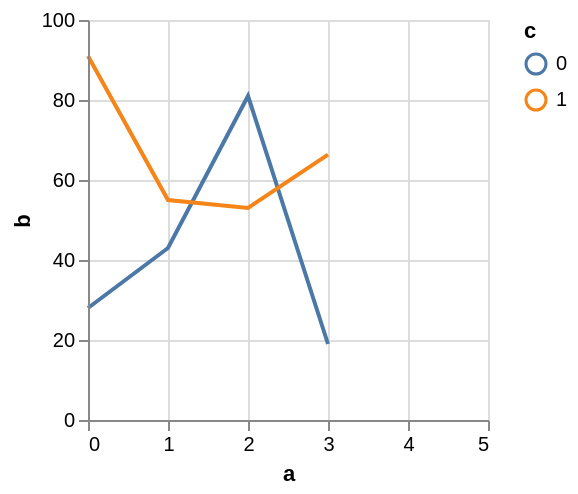

Here is the Vega-Lite specification saved for this chart:
### Vega specification from a JSON file in a GitHub repository (floating-point values rounded to 4 significant figures)
{"$schema": "https://vega.github.io/schema/vega/v5.json", "autosize": "pad", "padding": 5, "width": 200, "height": 200, "style": "cell", "data": [{"name": "source_0", "values": [{"a": 0, "b": 28, "c": 0}, {"a": 0, "b": 91, "c": 1}, {"a": 1, "b": 43, "c": 0}, {"a": 1, "b": 55, "c": 1}, {"a": 2, "b": 81, "c": 0}, {"a": 2, "b": 53, "c": 1}, {"a": 3, "b": 19, "c": 0}]}, {"name": "data_0", "source": "source_0", "transform": [{"type": "impute", "field": "b", "key": "a", "method": "value", "groupby": ["c"], "value": null}, {"type": "window", "as": ["imputed_b_value"], "ops": ["mean"], "fields": ["b"], "frame": [null, null], "ignorePeers": false, "groupby": ["c"]}, {"type": "formula", "expr": "datum.b === null ? datum.imputed_b_value : datum.b", "as": "b"}]}], "marks": [{"name": "pathgroup", "type": "group", "from": {"facet": {"name": "faceted_path_main", "data": "data_0", "groupby": ["c"]}}, "encode": {"update": {"width": {"field": {"group": "width"}}, "height": {"field": {"group": "height"}}}}, "marks": [{"name": "marks", "type": "line", "style": ["line"], "sort": {"field": "datum[\"a\"]", "order": "descending"}, "from": {"data": "faceted_path_main"}, "encode": {"update": {"stroke": {"scale": "color", "field": "c"}, "tooltip": {"signal": "{\"a\": format(datum[\"a\"], \"\"), \"b\": format(datum[\"b\"], \"\"), \"c\": ''+datum[\"c\"]}"}, "x": {"scale": "x", "field": "a"}, "y": {"scale": "y", "field": "b"}, "defined": {"signal": "datum[\"a\"] !== null && !isNaN(datum[\"a\"]) && datum[\"b\"] !== null && !isNaN(datum[\"b\"])"}}}}]}], "scales": [{"name": "x", "type": "linear", "domain": {"data": "data_0", "field": "a"}, "range": [0, {"signal": "width"}], "nice": 1, "zero": false}, {"name": "y", "type": "linear", "domain": {"data": "data_0", "field": "b"}, "range": [{"signal": "height"}, 0], "nice": true, "zero": true}, {"name": "color", "type": "ordinal", "domain": {"data": "data_0", "field": "c", "sort": true}, "range": "category", "interpolate": "hcl"}], "axes": [{"scale": "x", "orient": "bottom", "grid": false, "title": "a", "labelFlush": true, "labelOverlap": true, "tickCount": {"signal": "ceil(width/40)"}, "zindex": 1}, {"scale": "x", "orient": "bottom", "gridScale": "y", "grid": true, "tickCount": {"signal": "ceil(width/40)"}, "domain": false, "labels": false, "maxExtent": 0, "minExtent": 0, "ticks": false, "zindex": 0}, {"scale": "y", "orient": "left", "grid": false, "title": "b", "labelOverlap": true, "tickCount": {"signal": "ceil(height/40)"}, "zindex": 1}, {"scale": "y", "orient": "left", "gridScale": "x", "grid": true, "tickCount": {"signal": "ceil(height/40)"}, "domain": false, "labels": false, "maxExtent": 0, "minExtent": 0, "ticks": false, "zindex": 0}], "legends": [{"stroke": "color", "gradientLength": {"signal": "clamp(height, 64, 200)"}, "title": "c"}]}
